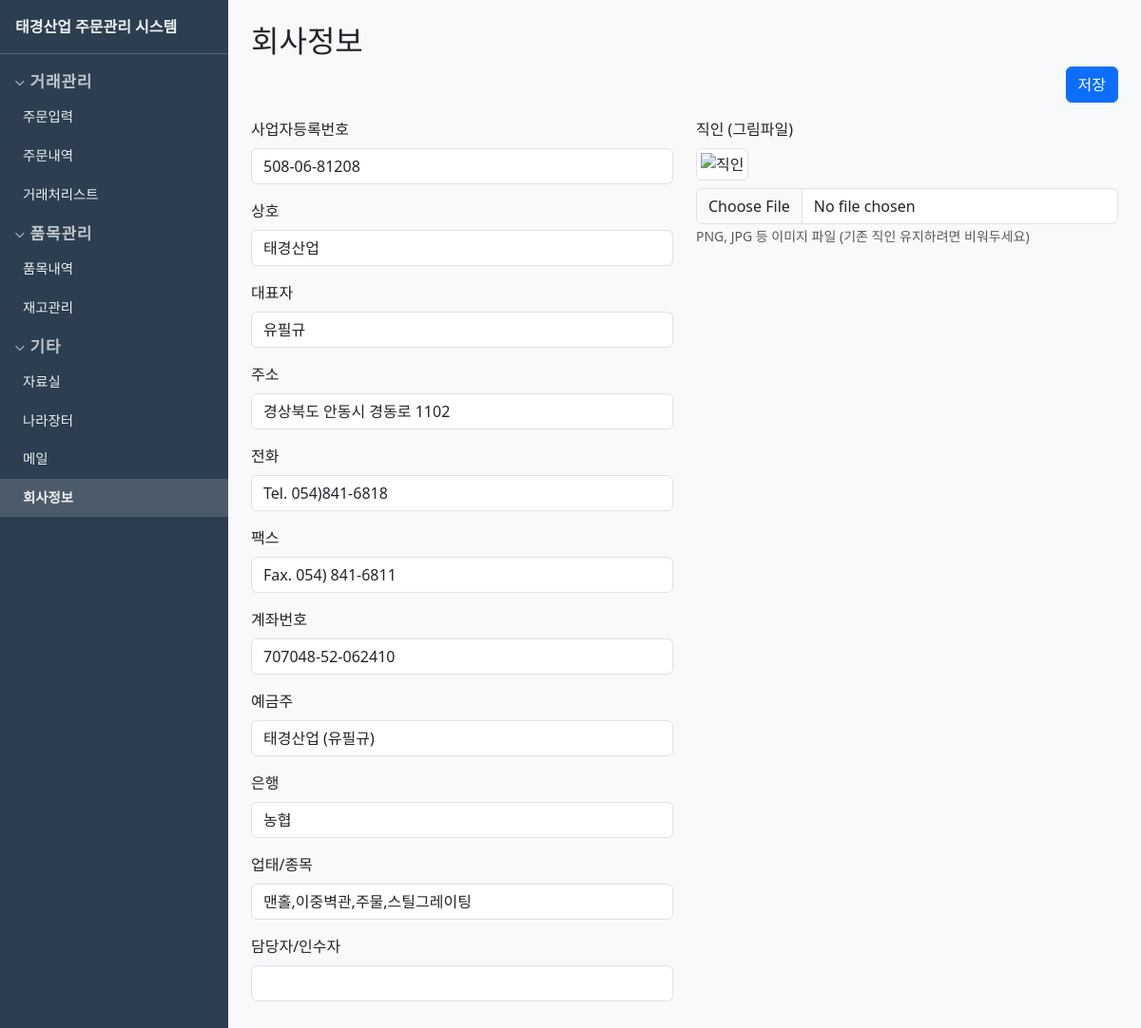
Screenshot of /company with the database file from the repository.
### models.py (models this page shows)
class CompanyInfo(db.Model):
    __tablename__ = "company_info"
    id = db.Column(db.Integer, primary_key=True)
    biz_no = db.Column(db.String(20))
    name = db.Column(db.String(200))
    ceo = db.Column(db.String(100))
    address = db.Column(db.String(500))
    phone = db.Column(db.String(50))
    fax = db.Column(db.String(50))
    account_no = db.Column(db.String(50))
    account_holder = db.Column(db.String(100))
    bank = db.Column(db.String(100))
    business_type = db.Column(db.String(200))
    stamp_path = db.Column(db.String(500))
    contact = db.Column(db.String(100))
    updated_at = db.Column(db.DateTime, default=datetime.utcnow, onupdate=datetime.utcnow)

### routes.py (the view, shortened to what this page needs)
    @app.route("/company", methods=["GET", "POST"])
    def company_info():
        company = _get_company()
        return render_template("company/form.html", company=company)

### templates/company/form.html (shortened to what this page needs)
{% extends "base.html" %}
{% block content %}
<form method="post" enctype="multipart/form-data">
  <h2 class="mb-2">회사정보</h2>
  <div class="page-actions mb-3">
    <button type="submit" class="btn btn-primary">저장</button>
  </div>
  <div class="row">
    <div class="col-md-6">
      <div class="mb-3">
        <label class="form-label">사업자등록번호</label>
        <input type="text" name="biz_no" class="form-control" value="{{ company.biz_no or '' }}" placeholder="000-00-00000">
      </div>
      <div class="mb-3">
        <label class="form-label">상호</label>
        <input type="text" name="name" class="form-control" value="{{ company.name or '' }}" placeholder="회사명">
      </div>
      <div class="mb-3">
        <label class="form-label">대표자</label>
        <input type="text" name="ceo" class="form-control" value="{{ company.ceo or '' }}">
      </div>
      <div class="mb-3">
        <label class="form-label">주소</label>
        <input type="text" name="address" class="form-control" value="{{ company.address or '' }}">
      </div>
      <div class="mb-3">
        <label class="form-label">전화</label>
        <input type="text" name="phone" class="form-control" value="{{ company.phone or '' }}" placeholder="02-1234-5678">
      </div>
      <div class="mb-3">
        <label class="form-label">팩스</label>
        <input type="text" name="fax" class="form-control" value="{{ company.fax or '' }}">
      </div>
      <div class="mb-3">
        <label class="form-label">계좌번호</label>
        <input type="text" name="account_no" class="form-control" value="{{ company.account_no or '' }}">
      </div>
      <div class="mb-3">
        <label class="form-label">예금주</label>
        <input type="text" name="account_holder" class="form-control" value="{{ company.account_holder or '' }}">
      </div>
      <div class="mb-3">
        <label class="form-label">은행</label>
        <input type="text" name="bank" class="form-control" value="{{ company.bank or '' }}" placeholder="예: 국민은행">
      </div>
      <div class="mb-3">
        <label class="form-label">업태/종목</label>
        <input type="text" name="business_type" class="form-control" value="{{ company.business_type or '' }}" placeholder="예: 도매/자기타일/품목/스틸그레이팅">
      </div>
      <div class="mb-3">
        <label class="form-label">담당자/인수자</label>
        <input type="text" name="contact" class="form-control" value="{{ company.contact or '' }}">
      </div>
    </div>
    <div class="col-md-6">
      <div class="mb-3">
        <label class="form-label">직인 (그림파일)</label>
        {% if company.stamp_path %}
        <div class="mb-2">
          <img src="{{ url_for('company_stamp') }}" alt="직인" class="img-thumbnail" style="max-height:120px;">
        </div>
        {% endif %}
        <input type="file" name="stamp" class="form-control" accept="image/*">
        <small class="text-muted">PNG, JPG 등 이미지 파일 (기존 직인 유지하려면 비워두세요)</small>
      </div>
    </div>
  </div>
</form>
{% endblock %}

### templates/base.html (style rules this page uses)
body { display: flex; min-height: 100vh; margin: 0; }
.page-actions { text-align: right; margin-bottom: 1rem; }

### rows the page displays
CompanyInfo: biz_no "508-06-81208", name "태경산업", ceo "유필규", address "경상북도 안동시 경동로 1102", phone "Tel. 054)841-6818", fax "Fax. 054) 841-6811", account_no "707048-52-062410", account_holder "태경산업 (유필규)", bank "농협", business_type "맨홀,이중벽관,주물,스틸그레이팅"
